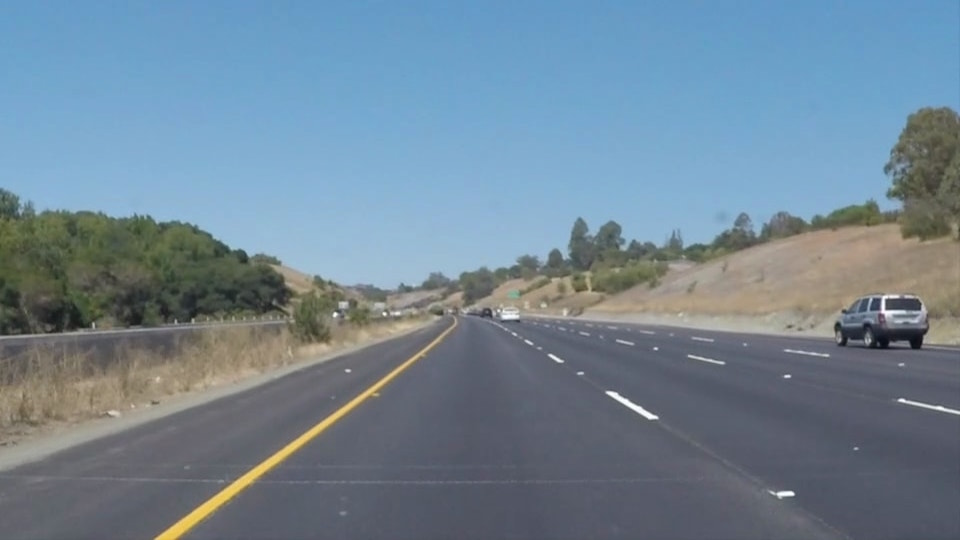
#> input picture assets/images/solidYellowCurve.jpg, 960 x 540 px
$ jupyter execute --allow-errors dataExplorationAndParamCalibration.ipynb   (shell and % lines are left out)
#> lines starting #> are read from the running program, lines starting #| are printed output that depends on the picture; after the words box and inside, x2 and y2 are one past the last pixel; in counts of white or black regions, pixels touching at a corner belong together
### src/helpers/imageProcessing.py
import cv2
import numpy as np


def rgb2hsv(img):
    return cv2.cvtColor(img, cv2.COLOR_RGB2HSV)


def rgb2hls(img):
    return cv2.cvtColor(img, cv2.COLOR_RGB2HLS)


def hls2gray(img):
    return cv2.cvtColor(img, cv2.COLOR_HLS2GRAY)


def bgr2gray(img):
    # Use when reading an image with cv2.imread()
    return cv2.cvtColor(img, cv2.COLOR_BGR2GRAY)


# [18 lines left out: functions yellowHlsFilter, whiteHlsFilter, not called in this run]


def yellowAndWhiteHlsFilter(img):
    return cv2.bitwise_or(yellowHlsFilter(img), whiteHlsFilter(img))


def yellowAndWhiteRgbFiltered(img):
    return cv2.bitwise_and(img, img, mask=yellowAndWhiteHlsFilter(rgb2hls(img)))


# [22 lines left out: function regionOfInterestFilter, not called in this run]


def gaussianBlur(img, kernel_size=3):
    return cv2.GaussianBlur(img, (kernel_size, kernel_size), 0)


def canny(img, low_threshold, high_threshold):
    return cv2.Canny(img, low_threshold, high_threshold)


def houghLines(img, rho, theta, threshold, min_line_len, max_line_gap):
    return cv2.HoughLinesP(img, rho, theta, threshold, np.array([]), minLineLength=min_line_len, maxLineGap=max_line_gap)


# [64 lines left out: functions drawLines, classifyLinesPoints, not called in this run]


def weighted_img(img, initial_img, α=0.8, β=1., λ=0.):
    return cv2.addWeighted(initial_img, α, img, β, λ)

### src/helpers/plot.py
import math
import random
import matplotlib.pyplot as plt
import matplotlib.gridspec as gridspec


# Grid helper funcions:

def getGridFor(n_items, n_cols = 4):
    return getGrid(math.ceil(n_items / n_cols), n_cols)

# [4 lines left out: function getGrid, not called in this run]

### src/notebooks/dataExplorationAndParamCalibration.ipynb
[cell 1]
# Importing some useful packages

from importlib import reload

import matplotlib.pyplot as plt
import matplotlib.image as mpimg
import numpy as np
import cv2
import sys
import os


# Fix imports in Jupyter Notebooks:

sys.path.append("/Users/daniel.gamezfranco/Dropbox/! CARND/CarND-T1-P1-Lane-Lines/")


# Visualizations will be shown in the notebook:


# Import local deps

import src.helpers.lineRegressorWithMemory as LRM
import src.helpers.imageProcessing as IP
import src.helpers.plot as P

# TODO: Needed? They should be always there because they have just been imported!

if 'src.helpers.imageProcessing' in sys.modules:
    print("Reloading Modules...")
    reload(LRM)
    reload(IP)
    reload(P)
    print("Modules Reloaded!")

[cell 2]
# Get all the test images

# TEST IMAGES:
# solidWhiteCurve.jpg
# solidWhiteRight.jpg
# solidYellowCurve.jpg
# solidYellowCurve2.jpg
# solidYellowLeft.jpg
# whiteCarLaneSwitch.jpg

# print(os.getcwd())

imagesDir = "../../assets/images/"
imagesNames = os.listdir(imagesDir)

imagesNames = ["solidYellowCurve.jpg"]
imagesCount = len(imagesNames)


# Load all images in RGB and convert them to HSV and HLS too

imagesRGB = list(map(lambda imageName: mpimg.imread(imagesDir + imageName), imagesNames))
#> imagesRGB = 1 item
imagesHSV = list(map(IP.rgb2hsv, imagesRGB))
#> in rgb2hsv, `return cv2.cvtColor(img, cv2.COLOR_RGB2HSV)`: returned value: shape (540, 960, 3); mean H, S, V 90, 67.7, 154.4
#> imagesHSV = 1 item
imagesHLS = list(map(IP.rgb2hls, imagesRGB))
#> in rgb2hls, `return cv2.cvtColor(img, cv2.COLOR_RGB2HLS)`: returned value: shape (540, 960, 3); mean of channels 0, 1, 2 89.9, 131.4, 63.9
#> imagesHLS = 1 item
imagesYW = list(map(IP.yellowAndWhiteHlsFilter, imagesHLS))
#> in yellowHlsFilter, `return cv2.inRange(img, lower, upper)`:
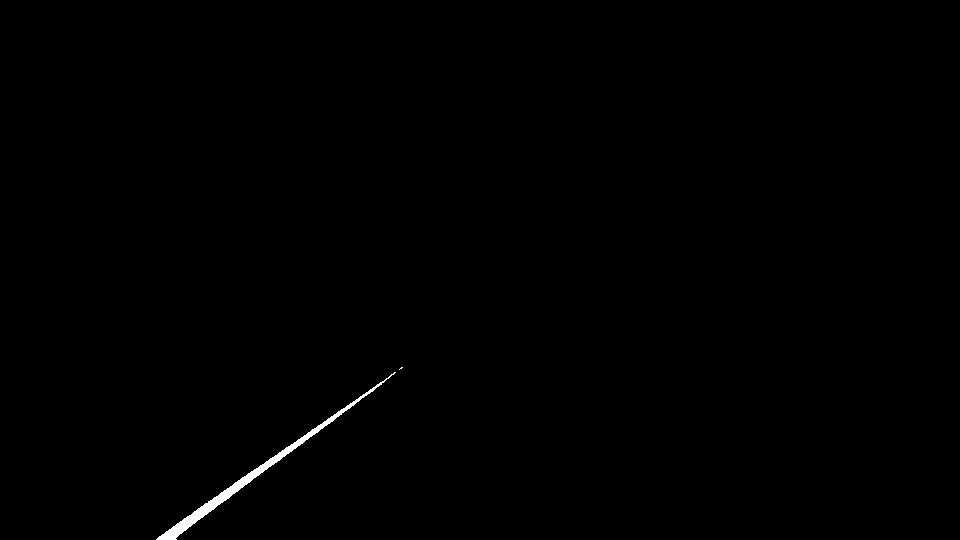
#> returned value: shape (540, 960); 0.36% white; 2 white regions (1 under 20 px), largest, box (x1, y1, x2, y2) and area: (156, 372, 396, 540) 1848
#> in whiteHlsFilter, `lower = np.uint8([0, 200, 0])`: lower = [0, 200, 0]
#> in whiteHlsFilter, `return cv2.inRange(img, lower, upper)`:
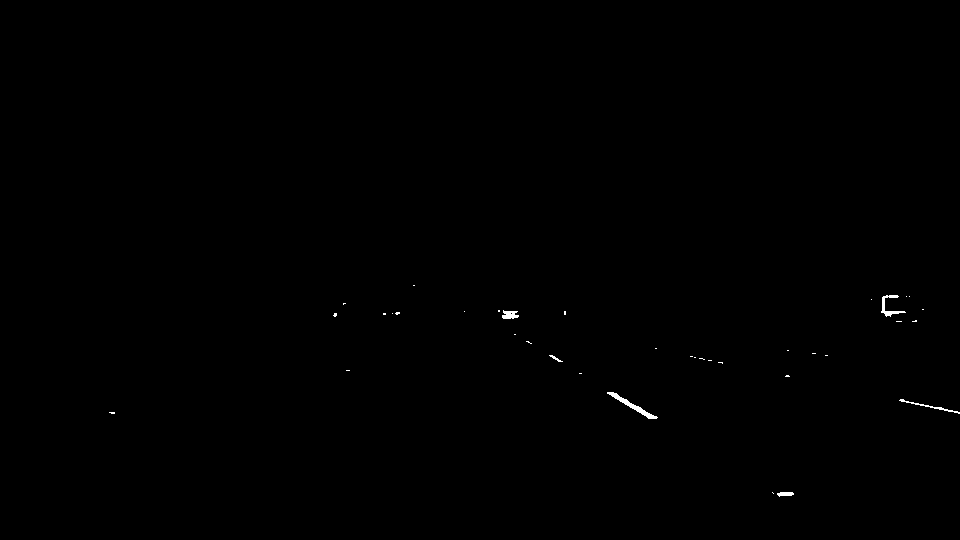
#> returned value: shape (540, 960); 0.17% white; 37 white regions (31 under 20 px), largest, box (x1, y1, x2, y2) and area: (607, 392, 658, 419) 248, (881, 295, 906, 317) 160, (899, 399, 960, 414) 118, (502, 310, 519, 319) 109, (777, 492, 794, 497) 62, (549, 355, 563, 362) 31
#> in yellowAndWhiteHlsFilter, `return cv2.bitwise_or(yellowHlsFilter(img), whiteHlsFilter(img))`:
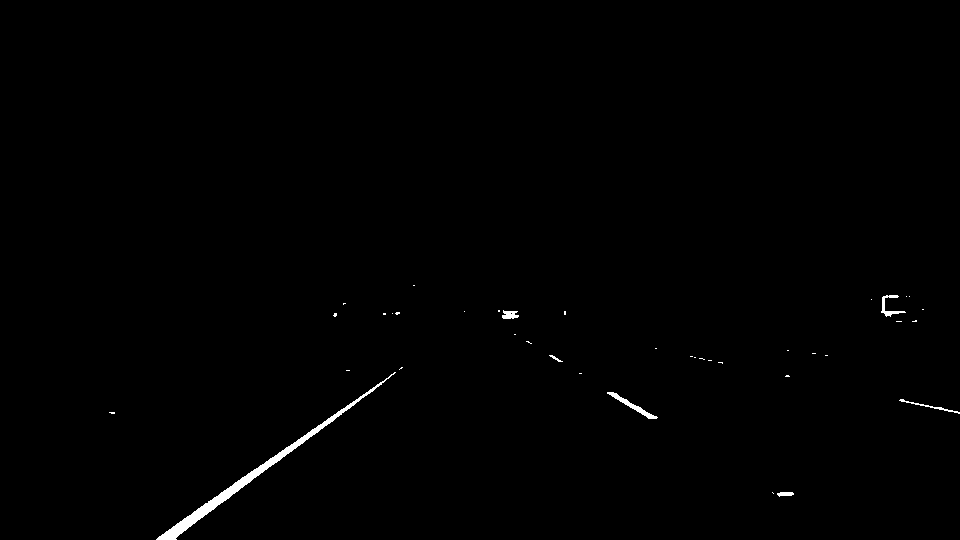
#> returned value: shape (540, 960); 0.52% white; 39 white regions (32 under 20 px), largest, box (x1, y1, x2, y2) and area: (156, 372, 396, 540) 1848, (607, 392, 658, 419) 248, (881, 295, 906, 317) 160
#> imagesYW = 1 item

[cell 3]
# Plot all images in RGB, HSV and HSL

# Get a grid

gs = P.getGrid(len(imagesNames), 3)

row = 0

for i in range(imagesCount):
    imageName = imagesNames[i]

    ax = plt.subplot(gs[row, 0])
    ax.imshow(imagesRGB[i])
    ax.set_title("RGB %s" % imageName)

    ax = plt.subplot(gs[row, 1])
    ax.imshow(imagesHSV[i])
    ax.set_title("HSV %s" % imageName)

    ax = plt.subplot(gs[row, 2])
    ax.imshow(imagesHLS[i])
    ax.set_title("HLS %s" % imageName)

    row = row + 1
#> after the loop, row = 1
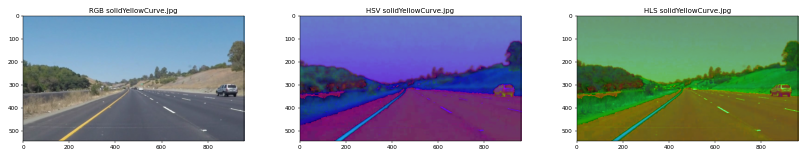
#> figure drawn by matplotlib, 3 panels

[cell 4]
# Plot original image, yellow filter, white filter, both filters and filtered image

# Get a grid

gs = P.getGrid(len(imagesNames), 5)

row = 0

for i in range(imagesCount):
    imageName = imagesNames[i]
    imageRGB = imagesRGB[i]
    imageHLS = imagesHLS[i]

    ax = plt.subplot(gs[row, 0])
    ax.imshow(imageRGB)
    ax.set_title("ORIGINAL %s" % imageName)

    ax = plt.subplot(gs[row, 1])
    ax.imshow(IP.yellowHlsFilter(imageHLS), cmap="gray")
    ax.set_title("YELLOW FILTER %s" % imageName)

    ax = plt.subplot(gs[row, 2])
    ax.imshow(IP.whiteHlsFilter(imageHLS), cmap="gray")
    ax.set_title("WHITE FILTER %s" % imageName)

    ax = plt.subplot(gs[row, 3])
    ax.imshow(imagesYW[i], cmap="gray")
    ax.set_title("BOTH FILTERS %s" % imageName)

    ax = plt.subplot(gs[row, 4])
    ax.imshow(IP.yellowAndWhiteRgbFiltered(imageRGB), cmap=None)
    ax.set_title("FILTERED %s" % imageName)

    row = row + 1
#> this loop made 1 pass
#> imageRGB is the input picture: shape (540, 960, 3); mean R, G, B 113, 133.4, 149
#> after the loop, row = 1
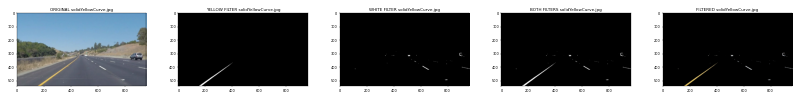
#> figure drawn by matplotlib, 5 panels

[cell 5]
# Filter region of interest (image already B/W)

anyImage = imagesYW[0]

WIDTH = anyImage.shape[1]
#> WIDTH = 960
HEIGHT = anyImage.shape[0]
#> HEIGHT = 540

REGION_MASK = np.array([[
    (0.05 * WIDTH, 1.00 * HEIGHT),
    (0.45 * WIDTH, 0.60 * HEIGHT),
    (0.55 * WIDTH, 0.60 * HEIGHT),
    (0.95 * WIDTH, 1.00 * HEIGHT)
]], dtype=np.int32)

#> (the rest of this cell did not finish here and is left out)

[cell 6]
# Blur with different kernels to remove noise

# Get a grid

gs = P.getGrid(len(imagesNames), 4)

row = 0

#> (the rest of this cell did not finish here and is left out)

[cell 7]
# Apply Canny Edge Detection with different threshold values

# Get a grid

gs = P.getGrid(len(imagesNames), 4)

row = 0

#> (the rest of this cell did not finish here and is left out)

[cell 8]
# Hough Transform

# Get a grid

gs = P.getGrid(len(imagesNames), 5)

row = 0

#> (the rest of this cell did not finish here and is left out)

#> (a cell that did not finish here is left out)

[cell 10]
# Extract the two lines using linear regression

# Get a grid

gs = P.getGridFor(len(imagesNames), 2)

$ run again, with assets/images/solidWhiteCurve.jpg copied over assets/images/solidYellowCurve.jpg
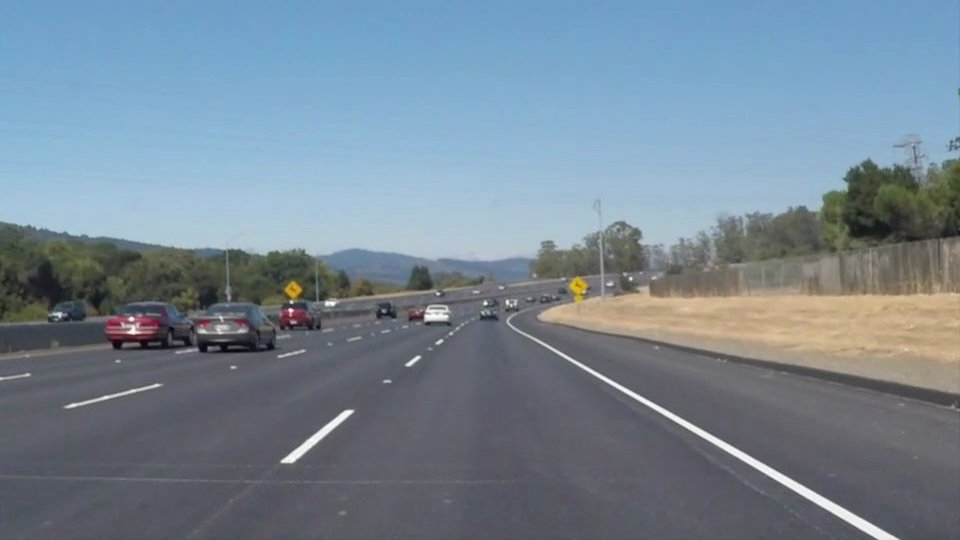
#> input picture assets/images/solidWhiteCurve.jpg, 960 x 540 px
#> imagesRGB = 1 item
#> in yellowHlsFilter, `return cv2.inRange(img, lower, upper)`:
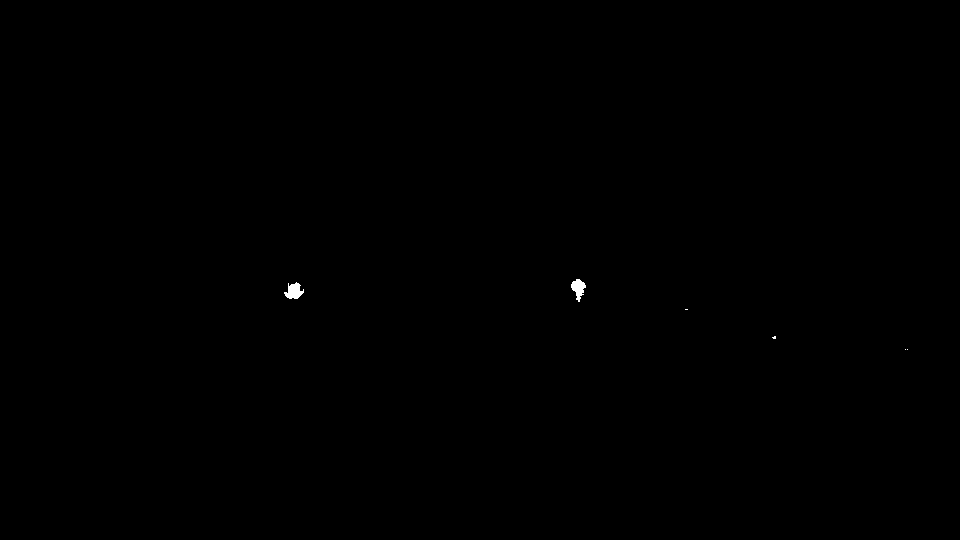
#> returned value: shape (540, 960); 0.08% white; 6 white regions (4 under 20 px), largest, box (x1, y1, x2, y2) and area: (284, 282, 304, 299) 210, (571, 279, 586, 302) 193
#> in whiteHlsFilter, `lower = np.uint8([0, 200, 0])`: lower = [0, 200, 0]
#> imagesYW = 1 item
#> after the loop `for i in range(imagesCount):`: row = 1
#> `[cell 3] # Plot all images in RGB, HSV and HSL  # Get a grid  gs = P.g..`:
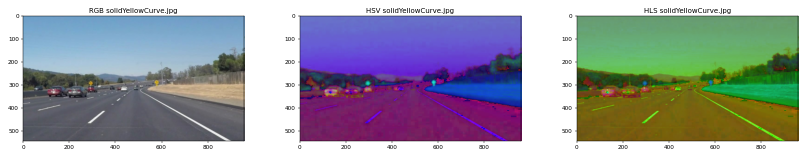
#> figure drawn by matplotlib, 3 panels
#> the loop `for i in range(imagesCount):` made 1 pass
#> imageRGB is the input picture: shape (540, 960, 3); mean R, G, B 118.5, 134.5, 148.1

$ run again, with assets/images/solidWhiteRight.jpg copied over assets/images/solidYellowCurve.jpg
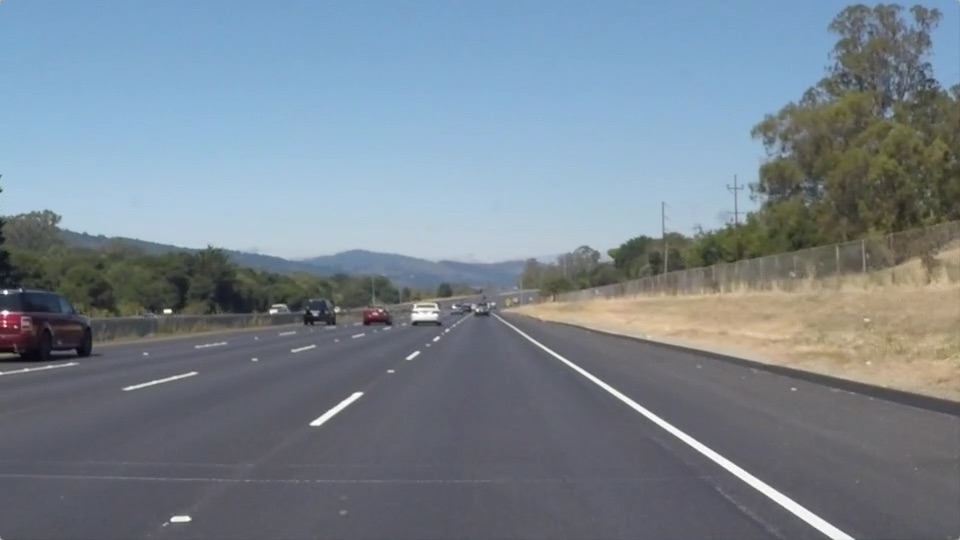
#> input picture assets/images/solidWhiteRight.jpg, 960 x 540 px
#> imagesRGB = 1 item
#> in yellowHlsFilter, `return cv2.inRange(img, lower, upper)`:
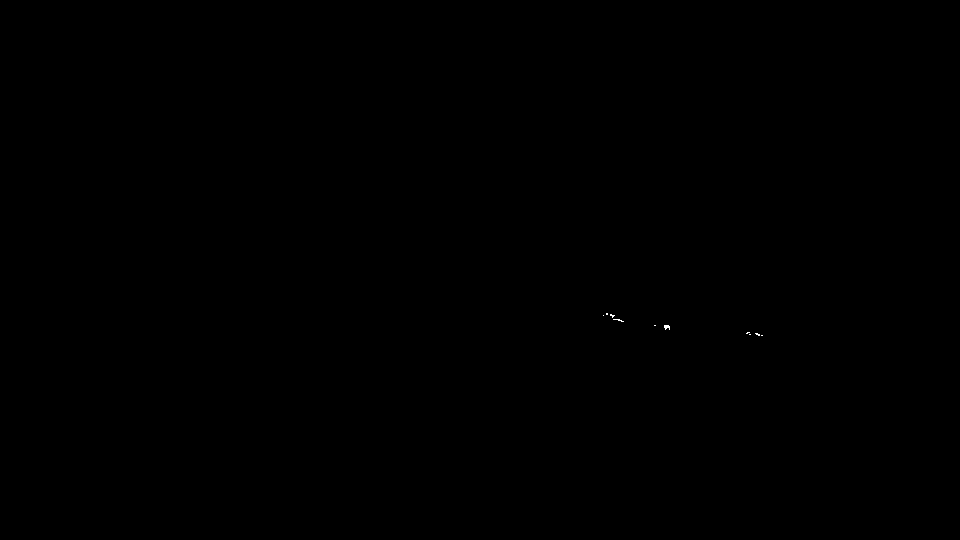
#> returned value: shape (540, 960); 0.01% white in thin lines or dots, all inside (x1, y1, x2, y2) = (603, 313, 763, 336)
#> in whiteHlsFilter, `lower = np.uint8([0, 200, 0])`: lower = [0, 200, 0]
#> imagesYW = 1 item
#> after the loop `for i in range(imagesCount):`: row = 1
#> `[cell 3] # Plot all images in RGB, HSV and HSL  # Get a grid  gs = P.g..`:
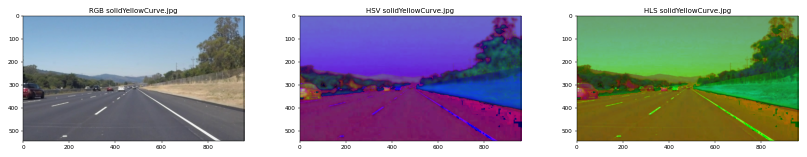
#> figure drawn by matplotlib, 3 panels
#> the loop `for i in range(imagesCount):` made 1 pass
#> imageRGB is the input picture: shape (540, 960, 3); mean R, G, B 120.3, 132.6, 143.7

$ run again, with assets/images/solidYellowCurve2.jpg copied over assets/images/solidYellowCurve.jpg
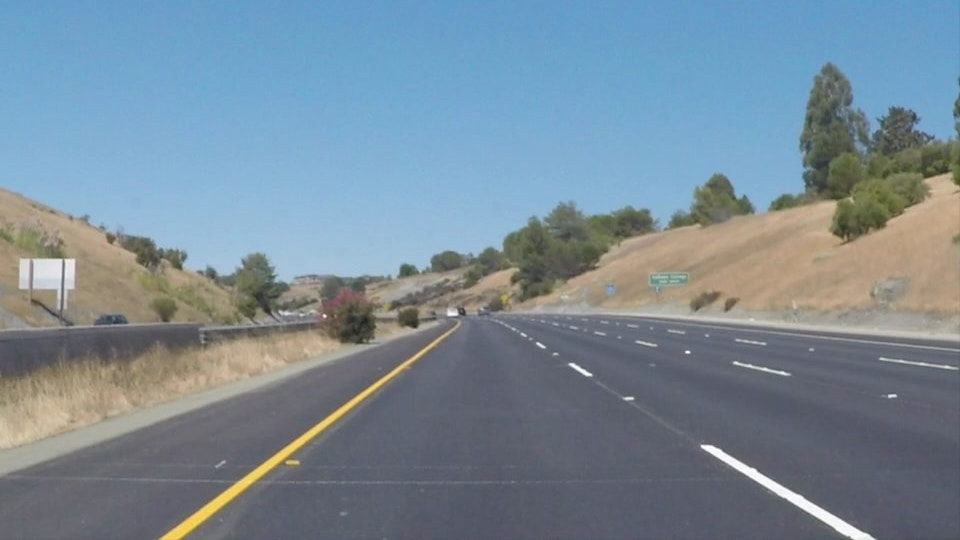
#> input picture assets/images/solidYellowCurve2.jpg, 960 x 540 px
#> imagesRGB = 1 item
#> in yellowHlsFilter, `return cv2.inRange(img, lower, upper)`:
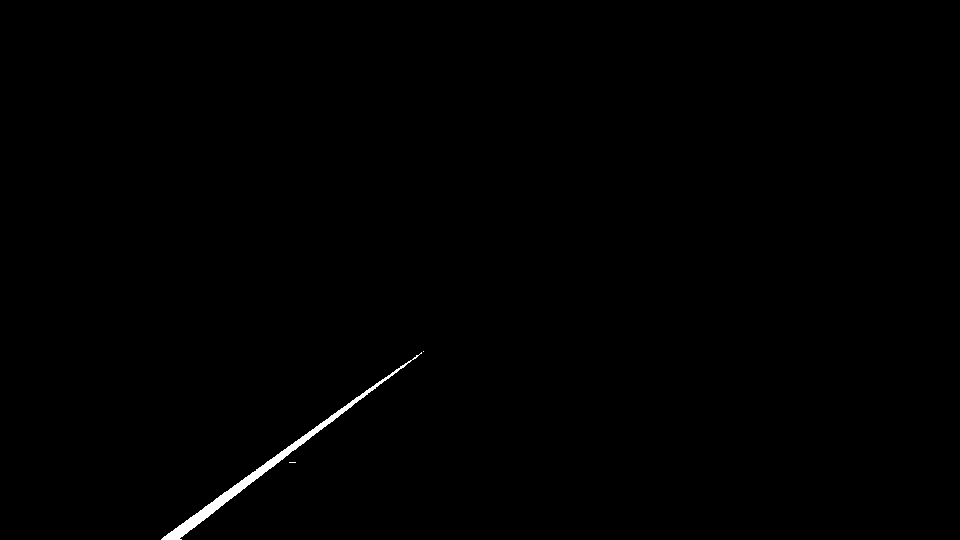
#> returned value: shape (540, 960); 0.39% white; 3 white regions (2 under 20 px), largest, box (x1, y1, x2, y2) and area: (161, 352, 422, 540) 2033
#> in whiteHlsFilter, `lower = np.uint8([0, 200, 0])`: lower = [0, 200, 0]
#> imagesYW = 1 item
#> after the loop `for i in range(imagesCount):`: row = 1
#> `[cell 3] # Plot all images in RGB, HSV and HSL  # Get a grid  gs = P.g..`:
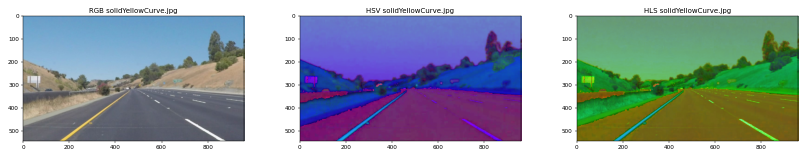
#> figure drawn by matplotlib, 3 panels
#> the loop `for i in range(imagesCount):` made 1 pass
#> imageRGB is the input picture: shape (540, 960, 3); mean R, G, B 120.7, 138.6, 151.5
